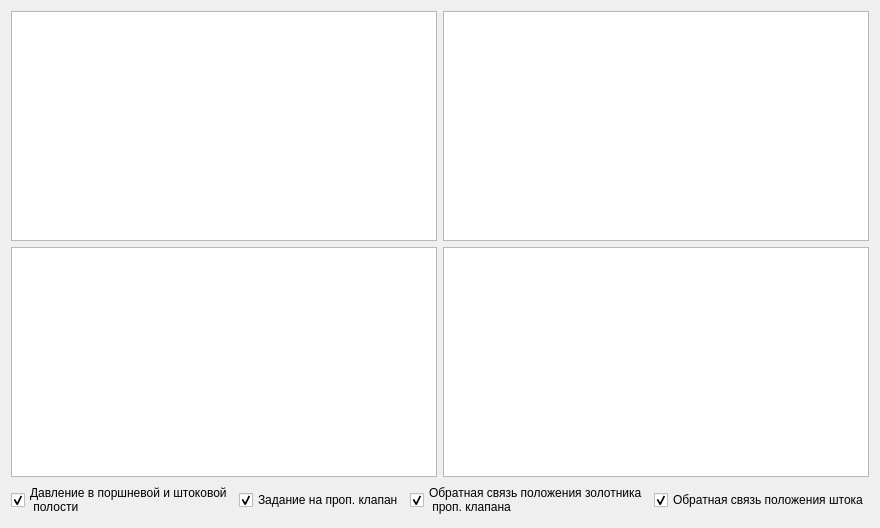
      <widget class="QWidget" name="tab_4">
       <property name="enabled">
        <bool>true</bool>
       </property>
       <attribute name="title">
        <string>Левый цилиндр</string>
       </attribute>
       <layout class="QVBoxLayout" name="verticalLayout_3">
        <item>
         <layout class="QGridLayout" name="gridLayout_4">
          <item row="0" column="0">
           <widget class="QChartView" name="graphView3">
            <property name="minimumSize">
             <size>
              <width>230</width>
              <height>230</height>
             </size>
            </property>
           </widget>
          </item>
          <item row="0" column="1">
           <widget class="QChartView" name="tab_left_gv_zadan_klapan">
            <property name="minimumSize">
             <size>
              <width>230</width>
              <height>230</height>
             </size>
            </property>
           </widget>
          </item>
          <item row="1" column="0">
           <widget class="QChartView" name="tab_left_gv_zolot_position">
            <property name="minimumSize">
             <size>
              <width>230</width>
              <height>230</height>
             </size>
            </property>
           </widget>
          </item>
          <item row="1" column="1">
           <widget class="QChartView" name="tab_left_gv_position_shtok">
            <property name="minimumSize">
             <size>
              <width>230</width>
              <height>230</height>
             </size>
            </property>
           </widget>
          </item>
         </layout>
        </item>
        <item>
         <layout class="QHBoxLayout" name="horizontalLayout_2">
          <item>
           <widget class="QCheckBox" name="tab_lef_cb_press_pist_rod">
            <property name="enabled">
             <bool>true</bool>
            </property>
            <property name="text">
             <string>Давление в поршневой и штоковой
 полости</string>
            </property>
            <property name="checked">
             <bool>true</bool>
            </property>
           </widget>
          </item>
          <item>
           <widget class="QCheckBox" name="tab_lef_cb_zadan_klapan">
            <property name="enabled">
             <bool>true</bool>
            </property>
            <property name="text">
             <string>Задание на проп. клапан</string>
            </property>
            <property name="checked">
             <bool>true</bool>
            </property>
           </widget>
          </item>
          <item>
           <widget class="QCheckBox" name="tab_lef_cb_position_zolot">
            <property name="enabled">
             <bool>true</bool>
            </property>
            <property name="text">
             <string>Обратная связь положения золотника
 проп. клапана</string>
            </property>
            <property name="checked">
             <bool>true</bool>
            </property>
           </widget>
          </item>
          <item>
           <widget class="QCheckBox" name="tab_lef_cb_position_shtok">
            <property name="enabled">
             <bool>true</bool>
            </property>
            <property name="text">
             <string>Обратная связь положения штока</string>
            </property>
            <property name="checked">
             <bool>true</bool>
            </property>
           </widget>
          </item>
         </layout>
        </item>
       </layout>
      </widget>
